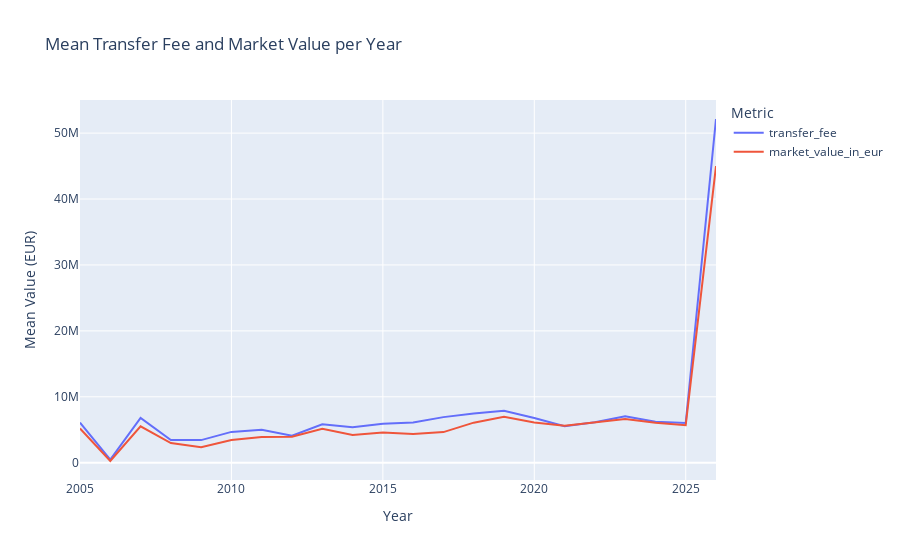

The notebook cell this image was saved under:
### Code cell
# Config variable to exclude players with market value or transfer fee equal to 0
exclude_zero_values = True

# Group by year and calculate mean transfer fee and market value
pdf_transfers["year"] = pd.to_datetime(pdf_transfers["transfer_date"]).dt.year
yearly_means = pdf_transfers.groupby("year")[["transfer_fee", "market_value_in_eur"]].mean().reset_index()



if exclude_zero_values:
    yearly_means_filtered = pdf_transfers[
        (pdf_transfers["market_value_in_eur"] > 0) & (pdf_transfers["transfer_fee"] > 0)
    ].groupby("year")[["transfer_fee", "market_value_in_eur"]].mean().reset_index()
else:
    yearly_means_filtered = yearly_means

fig_yearly = px.line(
    yearly_means_filtered,
    x="year",
    y=["transfer_fee", "market_value_in_eur"],
    labels={"value": "EUR", "variable": "Metric"},
    title="Mean Transfer Fee and Market Value per Year"
)
fig_yearly.update_layout(
    xaxis_title="Year",
    yaxis_title="Mean Value (EUR)",
    legend_title="Metric"
)
fig_yearly.show()

### Figure 1 — Plotly figure (JSON) as saved in the notebook; plotly's stock layout.template omitted (floating-point values rounded to 4 significant figures)
{"data": [{"hovertemplate": "Metric=transfer_fee<br>year=%{x}<br>EUR=%{y}<extra></extra>", "legendgroup": "transfer_fee", "line": {"color": "#636efa", "dash": "solid"}, "marker": {"symbol": "circle"}, "mode": "lines", "name": "transfer_fee", "orientation": "v", "showlegend": true, "type": "scatter", "x": [2005, 2006, 2007, 2008, 2009, 2010, 2011, 2012, 2013, 2014, 2015, 2016, 2017, 2018, 2019, 2020, 2021, 2022, 2023, 2024, 2025, 2026], "xaxis": "x", "y": [6094000.0, 475000, 6783000.0, 3431000.0, 3432000.0, 4679000.0, 4986000.0, 4100000.0, 5825000.0, 5377428, 5920000.0, 6106000.0, 6919000.0, 7466000.0, 7869000.0, 6791000.0, 5524000.0, 6130000.0, 7049000.0, 6206000.0, 6029000.0, 52140000], "yaxis": "y"}, {"hovertemplate": "Metric=market_value_in_eur<br>year=%{x}<br>EUR=%{y}<extra></extra>", "legendgroup": "market_value_in_eur", "line": {"color": "#EF553B", "dash": "solid"}, "marker": {"symbol": "circle"}, "mode": "lines", "name": "market_value_in_eur", "orientation": "v", "showlegend": true, "type": "scatter", "x": [2005, 2006, 2007, 2008, 2009, 2010, 2011, 2012, 2013, 2014, 2015, 2016, 2017, 2018, 2019, 2020, 2021, 2022, 2023, 2024, 2025, 2026], "xaxis": "x", "y": [5200000, 262500, 5525000, 2989000.0, 2359375, 3433000.0, 3914000.0, 3946000.0, 5161000.0, 4191100, 4592000.0, 4370000.0, 4649000.0, 6079000.0, 6954000.0, 6114000.0, 5597000.0, 6096000.0, 6631000.0, 6049000.0, 5693000.0, 45000000], "yaxis": "y"}], "layout": {"legend": {"title": {"text": "Metric"}, "tracegroupgap": 0}, "title": {"text": "Mean Transfer Fee and Market Value per Year"}, "xaxis": {"anchor": "y", "domain": [0, 1], "title": {"text": "Year"}}, "yaxis": {"anchor": "x", "domain": [0, 1], "title": {"text": "Mean Value (EUR)"}}}}
